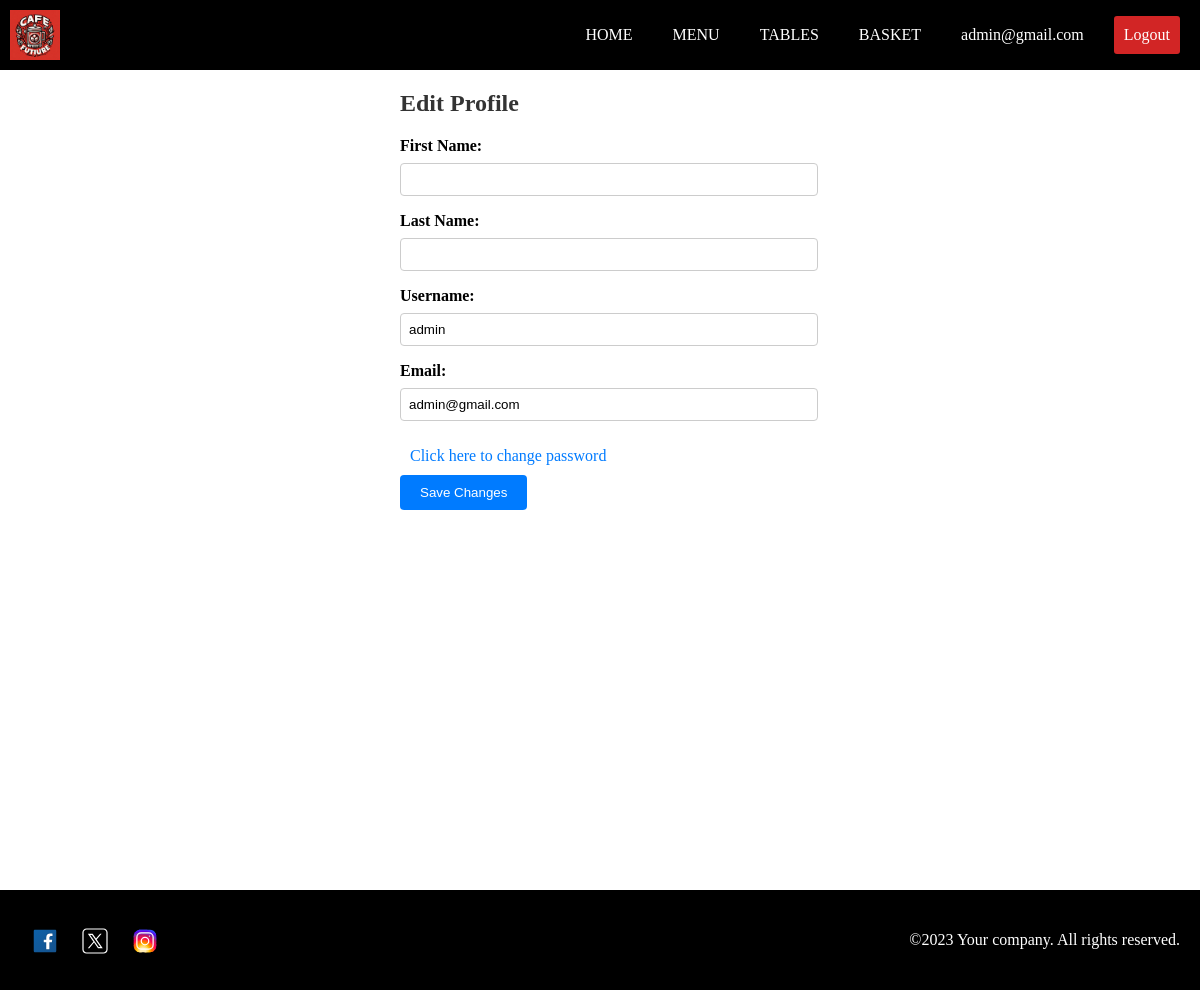
The page /client/account/edit/ (signed in) on the database its author committed.
### access_management/models.py (models this page shows, shortened)
class User(AbstractUser):
    email = models.EmailField(unique=True, max_length=100, verbose_name='Электронная почта')
    username = models.CharField(unique=True, max_length=100, verbose_name='Имя пользователя')
    first_name = models.CharField(max_length=100, verbose_name='Имя')
    last_name = models.CharField(max_length=100, verbose_name='Фамилия')
    password1 = models.CharField(max_length=30, verbose_name='Пароль1')
    password2 = models.CharField(max_length=30, verbose_name='Пароль2')
    class Meta:
        verbose_name = 'Пользователь'
        verbose_name_plural = 'Пользователи'

### user_account/views.py (the view)
# urls.py: path('edit/', views.my_account, name='my_account'),
@login_required
def my_account(request):
    if not isinstance(request.user, AnonymousUser):
        if request.method == 'POST':
            form = CustomUserChangeForm(request.POST, instance=request.user)
            if form.is_valid():
                form.save()
                return redirect('my_account')
        else:
            form = CustomUserChangeForm(instance=request.user)
        return render(request, 'user_account/user_account.html', {'form': form})
    else:
        return redirect('login')

### user_account/forms.py
class CustomUserChangeForm(UserChangeForm):
    class Meta:
        model = User
        fields = ('email', 'username', 'first_name', 'last_name')

### templates/user_account/user_account.html (shortened to what this page needs)
{% load static %}
<!DOCTYPE html>
<html lang="en">
  <head>
    <link rel="stylesheet" href="{% static "css/main_layout.css" %}"> <link>
  </head>
  <body>
    {% include "layouts/header.html" %}
    <main>
      <form method="post" action="{% url 'my_account' %}">
        <form method="post" action="{% url 'my_account' %}">
          <h2>Edit Profile</h2>
            <label for="id_first_name">First Name:</label>
            {{ form.first_name }}
            <label for="id_last_name">Last Name:</label>
            {{ form.last_name }}
            <label for="id_username">Username:</label>
            {{ form.username }}
            <label for="id_email">Email:</label>
            {{ form.email }}
            <a class="change_password" href="{% url 'change_password' %}">Click here to change password</a>
            <button type="submit">Save Changes</button>
          </form>
  </main>
  {% include "layouts/footer.html" %}
  </body>
</html>

### templates/layouts/header.html
<header class="main_page-header">
    <img src="http://127.0.0.1:8000/media/logo.jpeg" alt="" class="logotype" />
    <div class="main_page-header-menu">
      <a href="{% url "main" %}" class="main_page-header-menu-btn">HOME</a>
      <a href="{% url "catalog" %}" class="main_page-header-menu-btn">MENU</a>
      <a href="{% url "tables" %}" class="main_page-header-menu-btn">TABLES</a>
      {% if request.user.id %}
      <a href="{% url "basket" %}" class="main_page-header-menu-btn">BASKET</a>
      {% endif %}
      {% if request.user.id %}
      <a href="{% url "my_account" %}" class="main_page-header-menu-btn">{{request.user.email}}</a>
      <a href="{% url "logout" %}" class="main_page-header-menu-register-btn">Logout</a>
      {% else %}
      <a href="{% url "registration" %}" class="main_page-header-menu-register-btn">Registration</a>
      {% endif %}
    </div>
</header>

### static/css/main_layout.css (style rules this page uses)
body { margin: 0; padding: 0; box-sizing: border-box; }
.main_page-header { background-color: black; color: white; padding: 10px; display: flex; justify-content: space-between; align-items: center; }
.logotype { width: 50px; height: 50px; margin-right: 10px; }
.main_page-header-menu { display: flex; margin-left: auto; }
.main_page-header-menu-btn { background-color: black; color: white; border: none; padding: 10px; margin: 0 10px; cursor: pointer; border-radius: 3px; text-decoration: none; }
.main_page-header-menu-register-btn { background-color: #D22525; color: white; border: none; padding: 10px; margin: 0 10px; cursor: pointer; border-radius: 3px; text-decoration: none; }
main { min-height: 100vh; }

### templates/user_account/user_account.html (style rules this page uses)
h2 { color: #333; }
form { margin: 0 auto; margin-top: 20px; width: 400px; }
label { display: block; margin-bottom: 8px; font-weight: bold; }
input { width: 100%; padding: 8px; margin-bottom: 16px; border: 1px solid #ccc; border-radius: 4px; }
a { display: block; margin-top: 16px; color: #007bff; text-decoration: none; }
button { background-color: #007bff; color: #fff; padding: 10px 20px; border: none; border-radius: 4px; cursor: pointer; }
.change_password { margin: 10px; }

### rows shown on the page
User: user.email "admin@gmail.com", username "admin", email "admin@gmail.com"
